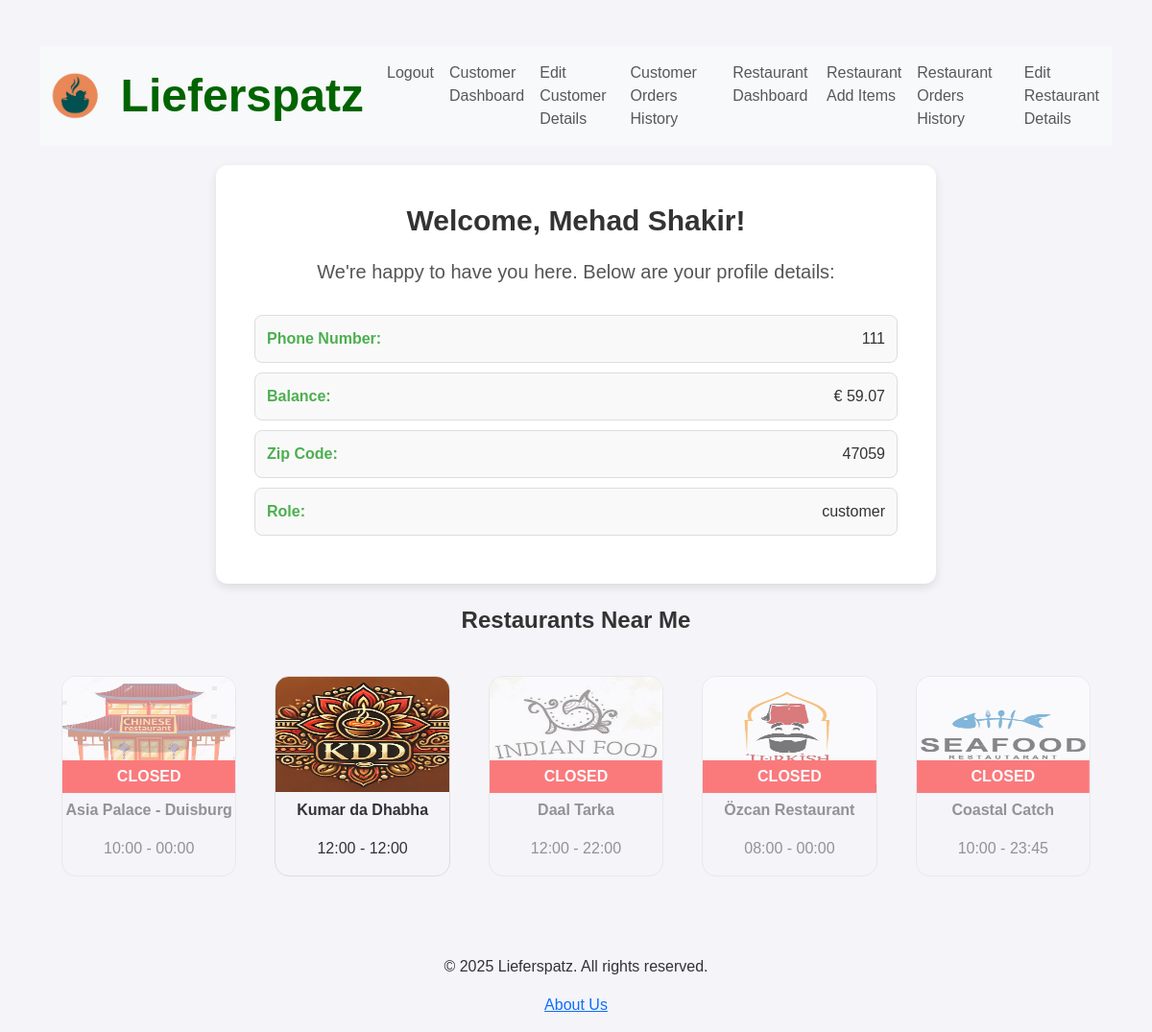
Page /customer/dashboard (signed in) on the committed database.
### tables this page shows
CREATE TABLE restaurants (
            RestaurantID INTEGER PRIMARY KEY AUTOINCREMENT,
            Name TEXT,
            Email TEXT UNIQUE,  -- Unique email for restaurant login
            Address TEXT,
            ZipCode TEXT,
            Description TEXT,
            ImageURL TEXT, -- Store the file path instead of URL
            Password TEXT,
            Balance REAL DEFAULT 0.0,
            OpenTime TIME,
            CloseTime TIME,
            CreatedAt DATETIME
        );

### routes/customer.py (the view)
@customer_bp.route('/customer/dashboard')
def customer_dashboard():
    if 'customer' not in session:
        return redirect(url_for('auth.login'))
    if 'shoppingcart' in session:
        flash('You May Only Choose One Restaurant To Order From, Empty Shopping Cart First.', 'danger')
        return redirect(url_for('customer.itemorder'))
    conn = get_db_connection()
    cursor = conn.cursor()
    customer_data = session['customer']
    cursor.execute('SELECT * FROM restaurants WHERE RestaurantID IN (SELECT RestaurantID FROM delivery_zip_codes WHERE ZipCode = ?)', (customer_data['ZipCode'],))
    restaurantsclose = cursor.fetchall()
    conn.close()
    return render_template('dashboard_customer.html', user=customer_data, restaurantsclose=restaurantsclose)

### app.py (called while the page is built)
@app.after_request
def add_cache_control(response):
    response.headers['Cache-Control'] = 'no-store, no-cache, must-revalidate, proxy-revalidate'
    response.headers['Pragma'] = 'no-cache'
    response.headers['Expires'] = '0'
    return response

### db.py (called while the page is built)
def get_db_connection():
    conn = sqlite3.connect(Config.DATABASE)
    conn.row_factory = sqlite3.Row
    return conn

### templates/dashboard_customer.html (shortened to what this page needs)
{% extends "base.html" %}
{% block content %}
<div class="container animate__animated animate__fadeInUp">
  <div class="profile-welcome-section">
      <h2>Welcome, {{ user['FirstName'] }} {{ user['LastName'] }}!</h2>
      <p class="greeting-text">We're happy to have you here. Below are your profile details:</p>
      <div class="profile-details">
        <ul>
            <li><span>Phone Number:</span> {{ user['PhoneNumber'] }}</li>
            <li><span>Balance:</span> € {{ user['Balance'] | round(2) }}</li>
            <li><span>Zip Code:</span> {{ user['ZipCode'] }}</li>
            <li><span>Role:</span> {{ user['Role'] }}</li>
        </ul>
      </div>
  </div>
  <p align="center" style="font-size: 24px; font-weight: 600; margin-bottom: 30px;">Restaurants Near Me</p>
  <div class="restaurantlist">
    {% for restaurant in restaurantsclose %}
    <div class="restaurant" data-open-time="{{ restaurant['OpenTime'] }}" data-close-time="{{ restaurant['CloseTime'] }}">
      <form method="POST" action="{{ url_for('customer.itemorder') }}">
        <input type="image" src="{{ url_for('static', filename=restaurant['ImageURL'].split('static/')[1]) }}" alt="{{restaurant['Name']}}" style="width:200px;height:120px;" />
      </form>
      <p align="left"><b>{{ restaurant['Name'] }}</b></p>
      <p align="left">{{ restaurant['OpenTime'] }} - {{ restaurant['CloseTime'] }}</p>
      <p class="closed-text" style="display: none;">CLOSED</p>
    </div>
    {% endfor %}
  </div>
</div>
{% endblock %}

### templates/dashboard_customer.html (style rules this page uses)
body { font-family: 'Helvetica', sans-serif; background-color: #f4f4f9; color: #333; margin: 0; padding: 0; }
.profile-welcome-section { background-color: #ffffff; padding: 40px; border-radius: 12px; margin: 20px auto; box-shadow: 0 4px 10px rgba(0, 0, 0, 0.1); max-width: 750px; text-align: center; }
.profile-welcome-section h2 { font-size: 30px; font-weight: 600; color: #333; margin-bottom: 20px; }
.greeting-text { font-size: 20px; color: #555; margin-bottom: 30px; font-weight: 300; }
.profile-details { text-align: left; margin-top: 20px; }
.profile-details ul { list-style: none; padding: 0; margin: 0; }
.profile-details li { font-size: 16px; margin: 10px 0; padding: 12px; border-radius: 8px; background-color: #f9f9f9; border: 1px solid #ddd; display: flex; justify-content: space-between; align-items: center; transition: background-color 0.3s ease; }
.profile-details li span { font-weight: 600; color: #4CAF50; }
.restaurantlist { display: grid; grid-template-columns: repeat(auto-fit, minmax(200px, 1fr)); gap: 20px; }
.restaurantlist > div { display: flex; flex-direction: column; align-items: center; margin: 10px; position: relative; border-radius: 15px; overflow: hidden; border: 1px solid #ddd; }
.closed-restaurant { border: 2px solid red; opacity: 0.5; pointer-events: none; position: relative; border-radius: 15px; }
.closed-text { position: absolute; top: 50%; left: 50%; transform: translate(-50%, -50%); background-color: red; color: white; padding: 5px; font-weight: bold; display: block; width: 100%; text-align: center; }

### rows in the picture
restaurants: Name "Asia Palace - Duisburg", OpenTime "10:00", CloseTime "00:00"
restaurants: Name "Kumar da Dhabha", OpenTime "12:00", CloseTime "12:00"
restaurants: Name "Daal Tarka", OpenTime "12:00", CloseTime "22:00"
restaurants: Name "Özcan Restaurant", OpenTime "08:00", CloseTime "00:00"
restaurants: Name "Coastal Catch", OpenTime "10:00", CloseTime "23:45"

### other values in the picture
{{ user['FirstName'] }} "Mehad"
{{ user['LastName'] }} "Shakir"
{{ user['PhoneNumber'] }} "111"
{{ user['Balance'] | round(2) }} "59.07"
{{ user['ZipCode'] }} "47059"
{{ user['Role'] }} "customer"
